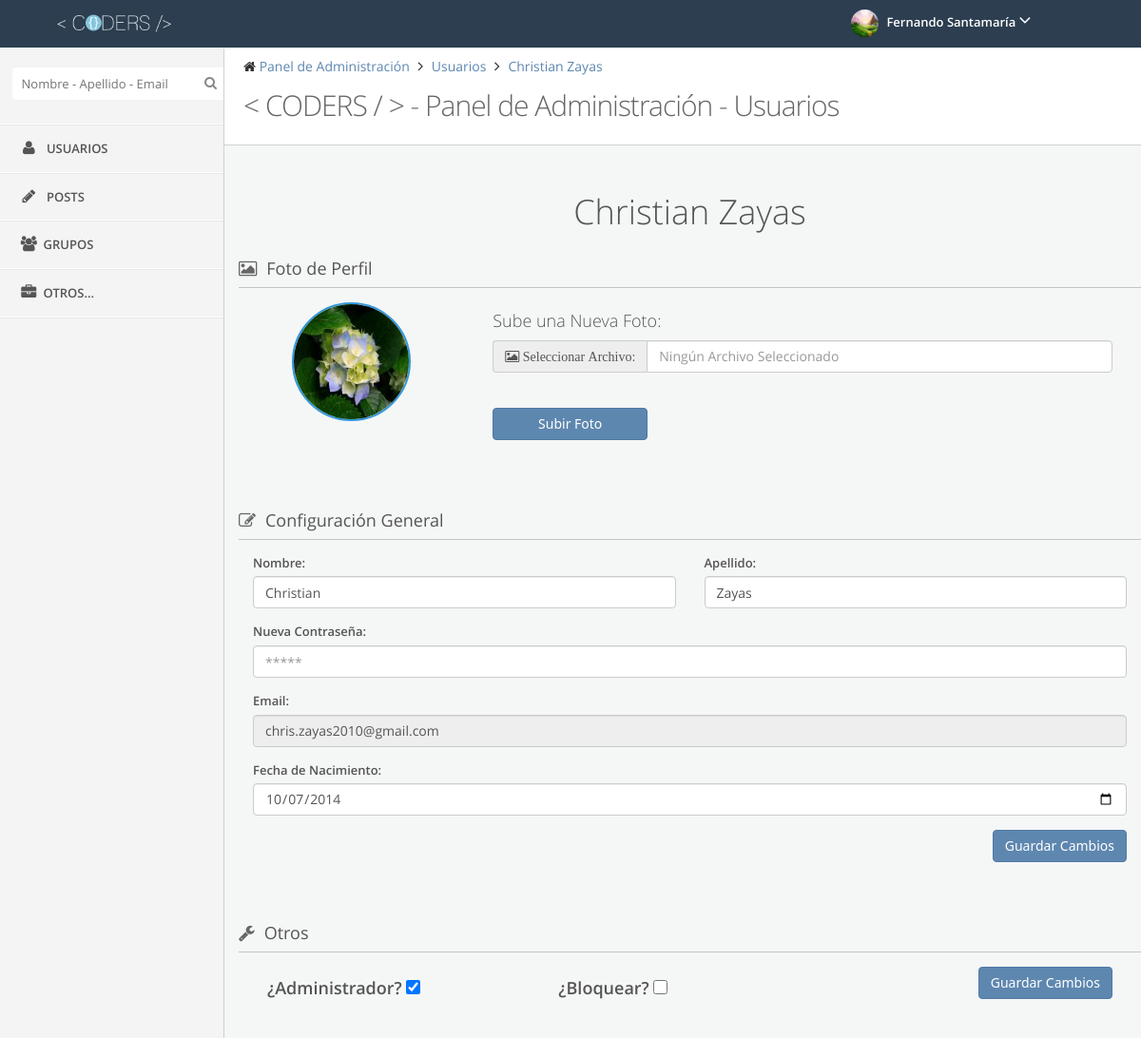
Page /Coders90/Coders-Es/admin/users/actions.php?user=chr2014za04ch2303313 (signed in) on the committed database.
### tables this page shows
CREATE TABLE IF NOT EXISTS `users` (
  `UserID` varchar(20) NOT NULL,
  `Name` varchar(15) NOT NULL,
  `LastName` varchar(15) NOT NULL,
  `Email` varchar(50) NOT NULL,
  `Pass` varchar(255) NOT NULL,
  `BirthDate` date NOT NULL,
  `Track` tinyint(1) NOT NULL,
  `Admin` tinyint(1) NOT NULL,
  `Block` tinyint(1) NOT NULL,
  PRIMARY KEY (`UserID`),
  UNIQUE KEY `UserID_UNIQUE` (`UserID`)
);

### Coders90/Coders-Es/admin/users/actions.php (the view, shortened to what this page needs)
<?php
	include("../../BDD.php");
		$query="SELECT * FROM users WHERE UserID='".$_GET['user']."'";
		$result=mysql_query($query,$dbconn);
		while ($row=mysql_fetch_array($result)) {
			$fn=$row[1];
			$ln=$row[2];
			$mail=$row[3];
			$bdate=$row[5];
			$admin=$row[7];
			$block=$row[8];
		}
?>
﻿<!DOCTYPE html>
<html lang="es">
<head>
	<link rel="stylesheet" type="text/css" href="../../css/style.css" >
	<link rel="stylesheet" type="text/css"  href="../../css/themes/default.css">
	<link rel="stylesheet" type="text/css"  href="../../css/responsive.css" >
	<link href="../../font-awesome/css/font-awesome.min.css" rel="stylesheet">
	<link href='../../css/fonts.css' rel='stylesheet' type='text/css'>
</head>
<body >
<header class="navbar clearfix navbar-fixed-top" id="header">
	<div class="container">
			<div class="navbar-brand">
				<a href="../dashboard/">
					<img src="../../img/logo/logo.png" alt="Coders Logo" class="img-responsive" height="30" width="120">
				</a>
			</div>
			<ul class="nav navbar-nav pull-right">
				<li class="dropdown user" id="header-user">
					<a href="#" class="dropdown-toggle" data-toggle="dropdown">
						<img alt="" src="../../img/avatars/<?php echo $_SESSION['UserID'];?>.jpg" onerror="this.src='../../img/avatars/default.jpg'"/>
						<span class="username"><?php echo $_SESSION['UserName']." ".$_SESSION['UserLast'];?></span>
						<i class="fa fa-angle-down"></i>
					</a>
				</li>
			</ul>
	</div>
</header>
<section id="page">
	<div id="sidebar" class="sidebar sidebar-fixed">
		<div class="sidebar-menu nav-collapse">
			<div class="divide-20"></div>
			<div id="search-bar">
				<input type="text" id="searchbar" class="search" autocomplete="off" placeholder="Nombre - Apellido - Email"><i class="fa fa-search search-icon"></i>
			</div>
			<ul>
				<li>
					<a href="../users/">
						<i class="fa fa-user fa-fw"></i> <span class="menu-text">Usuarios</span>
					</a>
				</li>
				<li>
					<a href="../post/">
						<i class="fa fa-pencil fa-fw"></i> <span class="menu-text">Posts</span>
					</a>
				</li>
				<li>
					<a href="../groups/">
						<i class="fa fa-users fa-fw"></i><span class="menu-text">Grupos</span>
					</a>
				</li>
				<li>
					<a href="#">
						<i class="fa fa-briefcase fa-fw"></i><span class="menu-text">Otros...
						</span>
					</a>
				</li>
			</ul>
		</div>
	</div>
	<div id="main-content">
		<div class="row">
			<div id="content" class="col-md-12">
				<div class="row">
					<div class="col-sm-12">
						<div class="page-header">
							<ul class="breadcrumb">
								<li>
									<i class="fa fa-home"></i>
									<a href="../dashboard/">Panel de Administración</a>
								</li>
								<li>
									<a href="../users/">Usuarios</a>
								</li>
								<li>
									<a href="#"><?php echo $fn." ".$ln;?></a>
								</li>
							</ul>
							<div class="clearfix">
								<h3 class="content-title pull-left">
									<span><</span>
									<span>CODERS</span>
									<span>/</span>
									<span>></span>
									 - Panel de Administración - Usuarios
								</h3>
							</div>
							<div class="divide-20"></div>
						</div>
					</div>
				</div>
				<div class="row">
					<div class="col-xs-12 col-md-12" id="wrapper">
						<h1 class="center"><?php echo $fn." ".$ln;?></h1>
						<div class="divide-20"></div>
						<div class="box">
					    	<div class="box-title small">
								<h4><i class="fa fa-picture-o"></i>Foto de Perfil</h4>
							</div>
							<div class="box-body">
								<form name="UpPic" id="UpPic" method="post" action="UR.php?user=<?php echo $_GET['user'];?>" enctype="multipart/form-data">
									<div class="col-xs-12 col-md-3 center">
										<img class="img-perfil" src="../../img/avatars/<?php echo $_GET['user'];?>.jpg" id="imgUser" onerror="this.src='../../img/avatars/default.jpg'" width="125" height="125">
									</div>
									<div class="col-xs-12 col-md-9">
										<div class="col-xs-12 col-md-12">
											<h4>Sube una Nueva Foto:</h4>
										</div>
										<div class="col-xs-12 col-md-12" style:"border: solid 1px black">
											<div class="input-group">
												<span class="input-group-addon"><i class="fa fa-picture-o"> Seleccionar Archivo:</i></span>
												<input type="text" class="form-control" placeholder="Ningún Archivo Seleccionado" id="selector"/>
											</div>
										</div>
										<div class="col-xs-12 col-md-12 ">
											<center><input name="btnUpload" id="btnUpload" type="submit" class="btn btn-primary col-xs-12 col-md-3" value="Subir Foto"/></center></br>
										</div>
									</div>
								</form>
							</div>
						</div>
						<div class="divide-75"></div>
						<div class="box">
					    	<div class="box-title small">
								<h4><i class="fa fa-edit"></i>Configuración General</h4>
							</div>
							<div class="box-body" style="word-wrap: break-word;">
								<form method="post" action="../users/actions.php?user=<?php echo $_GET['user']; ?>" name="EditData">
									<div>
									<div class="col-xs-12 col-md-6 form-group">
										<label for="FirstName">Nombre:</label>
										<input type="text" class="form-control" name="FirstName" autocomplete="off" onkeypress="valText()" placeholder="Nombre" value="<?php echo $fn;?>" required/>
									</div>
									<div class="col-xs-12 col-md-6 form-group">
										<label for="LastName">Apellido:</label>
										<input type="text" class="form-control" name="LastName" autocomplete="off" onkeypress="valText()" placeholder="Apellido" value="<?php echo $ln;?>"required/>
									</div>
									<div class="col-xs-12 col-md-12 form-group">
										<label for="Pass">Nueva Contraseña:</label>
										<input type="password" class="form-control" name="Pass" autocomplete="off" id="Pass" placeholder="*****" />
									</div>
									<div class="col-xs-12 col-md-12 form-group">
										<label for="Mail">Email:</label>
										<input type="email" class="form-control" name="Mail" id="Mail" value="<?php echo $mail;?>" readonly required/>
									</div>
									<div class="col-xs-12 col-md-12 form-group">
										<label for="BDate">Fecha de Nacimiento:</label>
										<input type="date" class="form-control" name="BDate" autocomplete="off" id="BDate" placeholder="01/04/1995" value="<?php echo $bdate;?>" onBlur="Act()" required/>
									</div>
									<div class="col-xs-12 col-md-12 form-group">
										<input type="submit" class="btn btn-primary pull-right" name="EditData" value="Guardar Cambios">
									</div>
								</div>
								</form>
							</div>
						</div>
						<div class="divide-50"></div>
						<div class="box">
					    	<div class="box-title small">
								<h4><i class="fa fa-wrench"></i>Otros</h4>
							</div>
							<div class="box-body">
								<form method="post" action="../users/actions.php?user=<?php echo $_GET['user']; ?>" name="EditRole">
									<div class="col-xs-12 col-md-12">
										<div class="col-xs-6 col-md-4">
											<h4><label for="newAdmin" >¿Administrador? </label>
											<input type="checkbox" class="chkAdmin" name="newAdmin" id="newAdmin" <?php if($admin==1){echo "checked";}?> /></h4>
										</div>
										<div class="col-xs-6 col-md-4">
											<h4><label for="blockUser" >¿Bloquear?</label>
											<input type="checkbox" class="chkAdmin" name="blockUser" id="blockUser" <?php if($block==1){echo "checked";}?>/></h4>
										</div>
										<div class="col-xs-12 col-md-4">
											<input type="submit" class="btn btn-primary pull-right" name="editRole" id="editRole" value="Guardar Cambios"/></h4>
										</div>
									</div>
								</form>
							</div>
						</div>
					</div>
				</div>
			</div>
		</div>
	</div>
</section>
</body>
</html>

### Coders90/Coders-Es/css/themes/default.css (style rules this page uses)
#page { background: none repeat scroll 0 0 #f4f4f4; }
.navbar { background: none repeat scroll 0 0 #2C3E50; border: none; border-radius: 0; margin: 0; }
.navbar .navbar-brand { float: left; font-size: 18px; line-height: 20px; padding: 15px; width: 250px; }
.navbar .navbar-brand img { position: absolute; max-width: 60%; height: 30px; width: 120px; top:10px; left: 60px; }
.navbar .dropdown-toggle { color: #FFFFFF; }
.navbar .dropdown-toggle i { color: #FFFFFF; font-size: 20px; }
.navbar .dropdown-toggle .username { font-weight: 600; }
.navbar .nav.navbar-nav.pull-right { min-width: 300px; }
.dropdown.user a.dropdown-toggle { padding: 10px 10px 11px; }
.dropdown.user img { margin-right: 5px; border-radius: 99px; height: 29px; width: 29px; }
#sidebar { background: none repeat scroll 0 0 #f4f4f4; padding: 0 !important; width: 250px; position: absolute; border-bottom: 1px solid #e7e7e7; }
.sidebar-fixed { position: fixed !important; }
#sidebar * { text-overflow: ellipsis; }
.sidebar-menu > ul { list-style: none; margin: 0; padding: 0; margin-top: 15px; border-bottom: 1px solid #FFFFFF !important; border-top: 1px solid #FFFFFF !important; }
.sidebar-menu > ul > li { display: block; margin: 0; padding: 0; border: 0px; }
.sidebar-menu > ul > li > a { display: block; position: relative; margin: 0; border: 0 none; padding: 15px 15px 15px 20px; text-decoration: none; font-size: 13px; font-weight: 600; text-transform: uppercase; }
.sidebar-menu > ul > li a i { color: #555555; font-size: 16px; margin-right: 5px; }
.sidebar-menu > ul > li > a { border-bottom: 1px solid #ffffff !important; border-top: 1px solid #e7e7e7 !important; color: #555555 !important; }
.sidebar-menu > ul > li:last-child > a { border-bottom: 1px solid transparent !important; }
.sidebar-menu > ul > li a i { color: #555555; }
.sidebar-menu #search-bar { display: block; text-align: center; }
.sidebar-menu #search-bar .search { background: none repeat scroll 0 0 #ffffff; border: 0 none; border-radius: 4px; color: #555555; padding: 8px 10px; width: 90%; margin: 0 auto 10px; padding-right: 30px !important; }
.sidebar-menu #search-bar .search-icon { display: block; font-size: 14px; line-height: 1; position: absolute; right: 22px; top: 29px; color: #888888; }

### rows in the picture
users: Name "Christian", LastName "Zayas", FirstName "Christian", Mail "chris.zayas2010@gmail.com", BDate "10/07/2014", Admin "☑"

### other values in the picture
$_SESSION['UserName'] "Fernando"
$_SESSION['UserLast'] "Santamaría"
